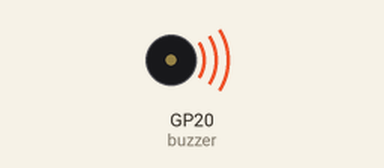
Recording of a program running on a simulated Raspberry Pi Pico running MicroPython. On the bench: buzzer (waves = sounding). What the program prints to the serial console is not drawn.

Above: at 1.1 s.
Timing chart, 0 to 5.1 s (numbered marks = the images above):
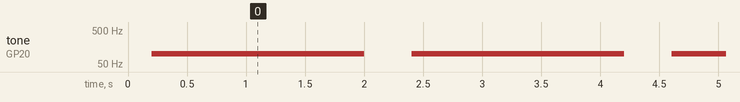

The program:

step-picozero-09.py
```python
# 配線
# GPIO 20 --- [アノード (+)]ブザー[カソード (-)] --- GND
#

from picozero import PWMOutputDevice
from time import sleep

# GPIO 20 に接続されたブザーを制御 (PWMOutputDevice を使用)
buzzer = PWMOutputDevice(20)

def set_volume(volume):
    """
    ブザーの音量を設定する関数
    :param volume: 0（無音）～100（最大音量）の範囲で指定
    """
    buzzer.value = volume / 100  # デューティ比を 0.0 ～ 1.0 に設定

try:
    while True:
        # 音量を徐々に増加
        for volume in range(0, 101, 10):  # 0% から 100% まで 10% 刻みで増加
            set_volume(volume)
            print(f"Volume: {volume}%")
            sleep(0.2)

        # 音量を徐々に減少
        for volume in range(100, -1, -10):  # 100% から 0% まで 10% 刻みで減少
            set_volume(volume)
            print(f"Volume: {volume}%")
            sleep(0.2)

except KeyboardInterrupt:
    print("\nProgram terminated by user. Turning off the buzzer.")
    buzzer.off()  # プログラム終了時にブザーを停止
```

Measured:
- by itself, tone on GP20 (buzzer): alternates 100 Hz for 1.8 s and silent for 0.40 s
